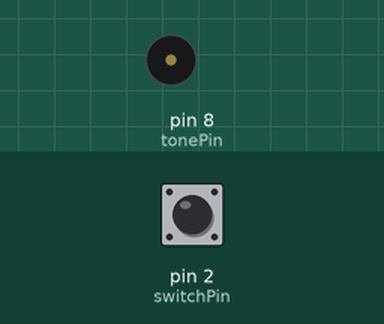
This sketch was run on a simulated Arduino Uno, built with avr-gcc and run on an emulated ATmega328P. On the bench: buzzer (waves = sounding). Inputs (shaded band) come from the test bench; at power-on: pin 2 (switchPin) HIGH.

Above: at 1.2 s.
1.3 s: pin 2 (switchPin) pulled LOW for 0.15 s
At 2.7 s:
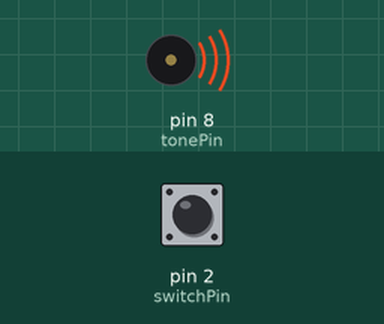
Timing chart, 0 to 26.8 s (numbered marks = the images above; inputs shaded):
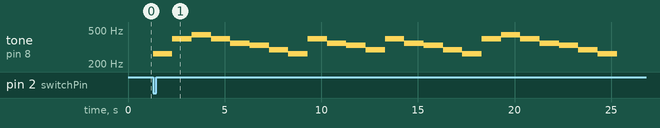

The sketch:

04_Star.ino
```cpp
// 《小星星》
//    by  王孚嘉
//
#define  C1 262
#define  C2 294
#define  C3 330
#define  C4 350
#define  C5 393
#define  C6 441
#define  C7 495
// 以上是C调7个音的频率
#define WHOLE 1
#define HALF 0.5
//定义全拍和半拍
int tune[] =
{
  C1, C1, C5, C5, C6,  C6, C5,
  C4, C4, C3, C3, C2,   C2, C1,
  C5, C5, C4, C4,  C3, C3, C2,
  C5, C5, C4, C4,  C3, C3, C2,
  C1, C1, C5, C5, C6,  C6, C5,
  C4, C4, C3, C3, C2,   C2, C1,
};
//曲子的音符部分，用一个序列定义为tune，整数

float duration[] =
{
  0.5, 0.5, 0.5, 0.5, 0.5, 0.5, 1,
  0.5, 0.5, 0.5, 0.5, 0.5, 0.5, 1,
  0.5, 0.5, 0.5, 0.5, 0.5, 0.5, 1,
  0.5, 0.5, 0.5, 0.5, 0.5, 0.5, 1,
  0.5, 0.5, 0.5, 0.5, 0.5, 0.5, 1,
  0.5, 0.5, 0.5, 0.5, 0.5, 0.5, 1,
};
//曲子的节拍部分，用一个序列定义为duration，浮点

int length;//定义一个变量，后面用来表示共有多少个音符
int tonePin = 8; //喇叭用8引脚
int switchPin = 2;

void setup() {
  pinMode(switchPin, INPUT);
  length = sizeof(tune) / sizeof(tune[0]); //这里用了一个sizeof函数，可以查出tone序列里有多少个音符
}

void loop() {
  if (!digitalRead(switchPin)) {
    for (int x = 0; x < length; x++) //循环音符的次数
    {
      tone(tonePin, tune[x]); //此函数依次播放tune序列里的数组，即每个音符
      delay(1000 * duration[x]); //每个音符持续的时间，即节拍duration，1000是调整时间的,越大，曲子速度越慢，越小曲子速度越快，自己掌握吧
      noTone(tonePin);//停止当前音符，进入下一音符
    }
    delay(2000);//等待2秒后，循环重新开始
  }
}
```

Measured:
- after the input at 1.3 s, tone on pin 8 (tonePin): plays 262 Hz for 1.0 s, 393 Hz for 1.0 s, 441 Hz for 1.0 s, 393 Hz for 1.0 s, 350 Hz for 1.0 s, 330 Hz for 1.0 s … (24 notes in this stretch), starting at once
